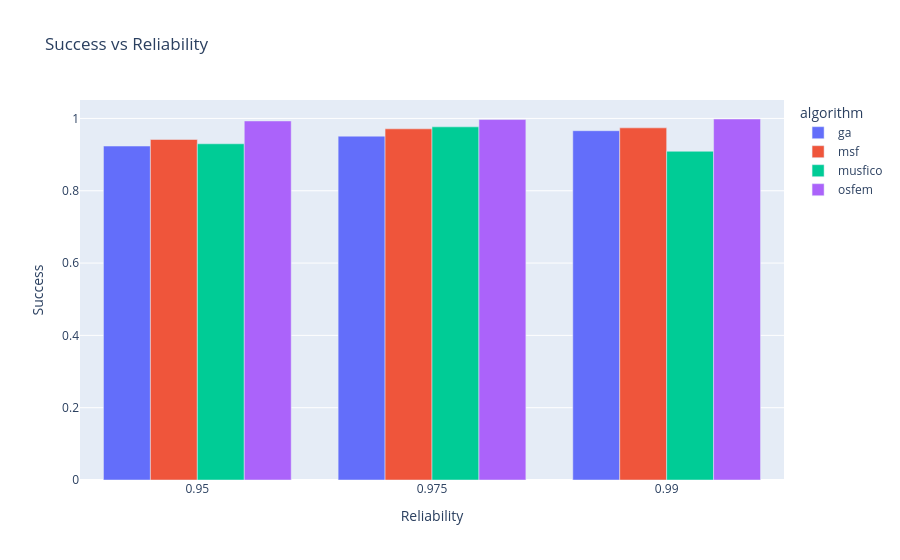
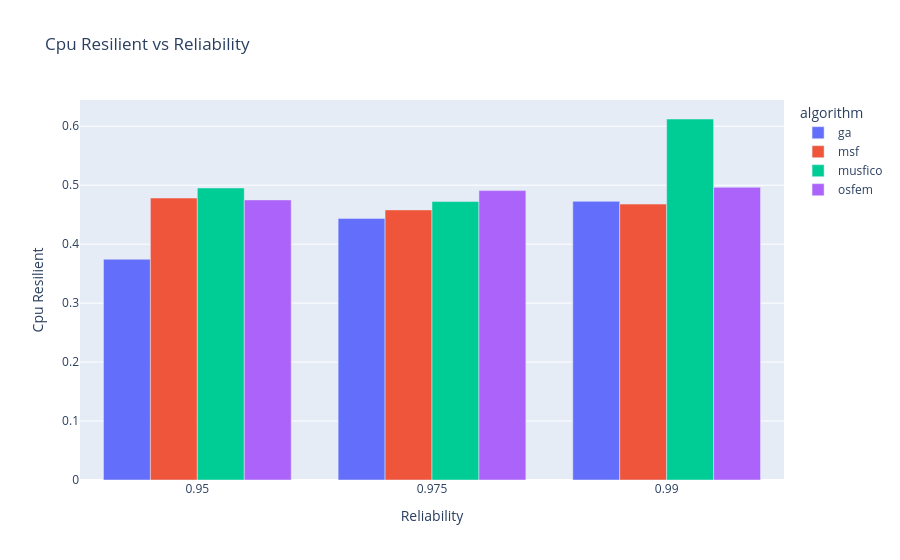
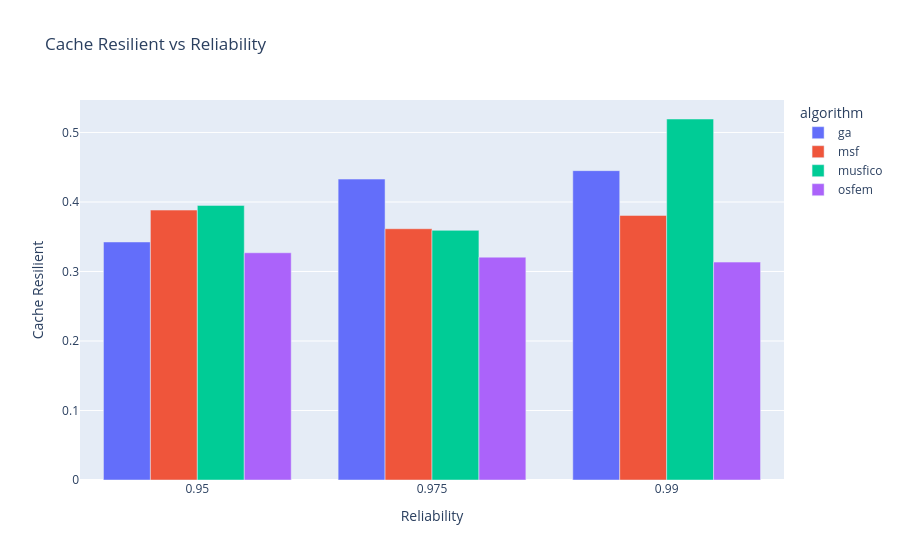
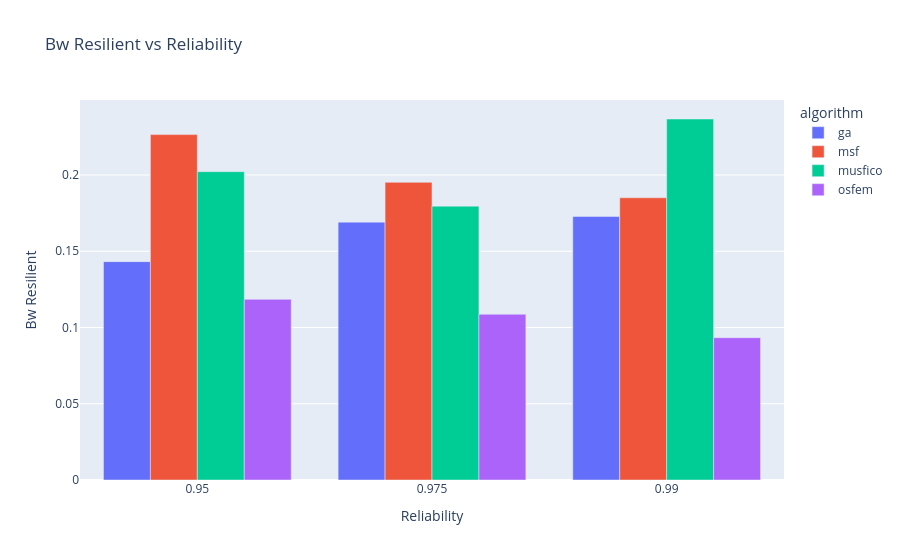

Notebook source saved alongside these figures, in order:
### Code cell
# Exemplo de uso da função
plot_metric_1(grouped_df, 'success', algorithms=['musfico','msf','ga','osfem'])
plot_metric_1(grouped_df, 'cpu_resilient', algorithms=['musfico','msf','ga','osfem'])
plot_metric_1(grouped_df, 'cache_resilient', algorithms=['musfico','msf','ga','osfem'])
plot_metric_1(grouped_df, 'bw_resilient', algorithms=['musfico','msf','ga','osfem'])

### Figure 1 — Plotly figure (JSON) as saved in the notebook; plotly's stock layout.template omitted (floating-point values rounded to 4 significant figures)
{"data": [{"alignmentgroup": "True", "hovertemplate": "algorithm=ga<br>reliability=%{x}<br>success=%{y}<extra></extra>", "legendgroup": "ga", "marker": {"color": "#636efa", "pattern": {"shape": ""}}, "name": "ga", "offsetgroup": "ga", "orientation": "v", "showlegend": true, "textposition": "auto", "type": "bar", "x": ["0.95", "0.975", "0.99"], "xaxis": "x", "y": [0.9237, 0.951, 0.966], "yaxis": "y"}, {"alignmentgroup": "True", "hovertemplate": "algorithm=msf<br>reliability=%{x}<br>success=%{y}<extra></extra>", "legendgroup": "msf", "marker": {"color": "#EF553B", "pattern": {"shape": ""}}, "name": "msf", "offsetgroup": "msf", "orientation": "v", "showlegend": true, "textposition": "auto", "type": "bar", "x": ["0.95", "0.975", "0.99"], "xaxis": "x", "y": [0.9418, 0.9712, 0.9739], "yaxis": "y"}, {"alignmentgroup": "True", "hovertemplate": "algorithm=musfico<br>reliability=%{x}<br>success=%{y}<extra></extra>", "legendgroup": "musfico", "marker": {"color": "#00cc96", "pattern": {"shape": ""}}, "name": "musfico", "offsetgroup": "musfico", "orientation": "v", "showlegend": true, "textposition": "auto", "type": "bar", "x": ["0.95", "0.975", "0.99"], "xaxis": "x", "y": [0.9299, 0.9767, 0.9091], "yaxis": "y"}, {"alignmentgroup": "True", "hovertemplate": "algorithm=osfem<br>reliability=%{x}<br>success=%{y}<extra></extra>", "legendgroup": "osfem", "marker": {"color": "#ab63fa", "pattern": {"shape": ""}}, "name": "osfem", "offsetgroup": "osfem", "orientation": "v", "showlegend": true, "textposition": "auto", "type": "bar", "x": ["0.95", "0.975", "0.99"], "xaxis": "x", "y": [0.993, 0.9969, 0.9984], "yaxis": "y"}], "layout": {"barmode": "group", "legend": {"title": {"text": "algorithm"}, "tracegroupgap": 0}, "title": {"text": "Success vs Reliability"}, "xaxis": {"anchor": "y", "domain": [0, 1], "title": {"text": "Reliability"}}, "yaxis": {"anchor": "x", "domain": [0, 1], "title": {"text": "Success"}}}}

### Figure 2 — Plotly figure (JSON) as saved in the notebook; plotly's stock layout.template omitted (floating-point values rounded to 4 significant figures)
{"data": [{"alignmentgroup": "True", "hovertemplate": "algorithm=ga<br>reliability=%{x}<br>cpu_resilient=%{y}<extra></extra>", "legendgroup": "ga", "marker": {"color": "#636efa", "pattern": {"shape": ""}}, "name": "ga", "offsetgroup": "ga", "orientation": "v", "showlegend": true, "textposition": "auto", "type": "bar", "x": ["0.95", "0.975", "0.99"], "xaxis": "x", "y": [0.3744, 0.4438, 0.4727], "yaxis": "y"}, {"alignmentgroup": "True", "hovertemplate": "algorithm=msf<br>reliability=%{x}<br>cpu_resilient=%{y}<extra></extra>", "legendgroup": "msf", "marker": {"color": "#EF553B", "pattern": {"shape": ""}}, "name": "msf", "offsetgroup": "msf", "orientation": "v", "showlegend": true, "textposition": "auto", "type": "bar", "x": ["0.95", "0.975", "0.99"], "xaxis": "x", "y": [0.4783, 0.4581, 0.468], "yaxis": "y"}, {"alignmentgroup": "True", "hovertemplate": "algorithm=musfico<br>reliability=%{x}<br>cpu_resilient=%{y}<extra></extra>", "legendgroup": "musfico", "marker": {"color": "#00cc96", "pattern": {"shape": ""}}, "name": "musfico", "offsetgroup": "musfico", "orientation": "v", "showlegend": true, "textposition": "auto", "type": "bar", "x": ["0.95", "0.975", "0.99"], "xaxis": "x", "y": [0.4953, 0.4722, 0.6123], "yaxis": "y"}, {"alignmentgroup": "True", "hovertemplate": "algorithm=osfem<br>reliability=%{x}<br>cpu_resilient=%{y}<extra></extra>", "legendgroup": "osfem", "marker": {"color": "#ab63fa", "pattern": {"shape": ""}}, "name": "osfem", "offsetgroup": "osfem", "orientation": "v", "showlegend": true, "textposition": "auto", "type": "bar", "x": ["0.95", "0.975", "0.99"], "xaxis": "x", "y": [0.4751, 0.4909, 0.4965], "yaxis": "y"}], "layout": {"barmode": "group", "legend": {"title": {"text": "algorithm"}, "tracegroupgap": 0}, "title": {"text": "Cpu Resilient vs Reliability"}, "xaxis": {"anchor": "y", "domain": [0, 1], "title": {"text": "Reliability"}}, "yaxis": {"anchor": "x", "domain": [0, 1], "title": {"text": "Cpu Resilient"}}}}

### Figure 3 — Plotly figure (JSON) as saved in the notebook; plotly's stock layout.template omitted (floating-point values rounded to 4 significant figures)
{"data": [{"alignmentgroup": "True", "hovertemplate": "algorithm=ga<br>reliability=%{x}<br>cache_resilient=%{y}<extra></extra>", "legendgroup": "ga", "marker": {"color": "#636efa", "pattern": {"shape": ""}}, "name": "ga", "offsetgroup": "ga", "orientation": "v", "showlegend": true, "textposition": "auto", "type": "bar", "x": ["0.95", "0.975", "0.99"], "xaxis": "x", "y": [0.3424, 0.4329, 0.4451], "yaxis": "y"}, {"alignmentgroup": "True", "hovertemplate": "algorithm=msf<br>reliability=%{x}<br>cache_resilient=%{y}<extra></extra>", "legendgroup": "msf", "marker": {"color": "#EF553B", "pattern": {"shape": ""}}, "name": "msf", "offsetgroup": "msf", "orientation": "v", "showlegend": true, "textposition": "auto", "type": "bar", "x": ["0.95", "0.975", "0.99"], "xaxis": "x", "y": [0.3883, 0.3615, 0.3806], "yaxis": "y"}, {"alignmentgroup": "True", "hovertemplate": "algorithm=musfico<br>reliability=%{x}<br>cache_resilient=%{y}<extra></extra>", "legendgroup": "musfico", "marker": {"color": "#00cc96", "pattern": {"shape": ""}}, "name": "musfico", "offsetgroup": "musfico", "orientation": "v", "showlegend": true, "textposition": "auto", "type": "bar", "x": ["0.95", "0.975", "0.99"], "xaxis": "x", "y": [0.3951, 0.3591, 0.5194], "yaxis": "y"}, {"alignmentgroup": "True", "hovertemplate": "algorithm=osfem<br>reliability=%{x}<br>cache_resilient=%{y}<extra></extra>", "legendgroup": "osfem", "marker": {"color": "#ab63fa", "pattern": {"shape": ""}}, "name": "osfem", "offsetgroup": "osfem", "orientation": "v", "showlegend": true, "textposition": "auto", "type": "bar", "x": ["0.95", "0.975", "0.99"], "xaxis": "x", "y": [0.3269, 0.3206, 0.3135], "yaxis": "y"}], "layout": {"barmode": "group", "legend": {"title": {"text": "algorithm"}, "tracegroupgap": 0}, "title": {"text": "Cache Resilient vs Reliability"}, "xaxis": {"anchor": "y", "domain": [0, 1], "title": {"text": "Reliability"}}, "yaxis": {"anchor": "x", "domain": [0, 1], "title": {"text": "Cache Resilient"}}}}

### Figure 4 — Plotly figure (JSON) as saved in the notebook; plotly's stock layout.template omitted (floating-point values rounded to 4 significant figures)
{"data": [{"alignmentgroup": "True", "hovertemplate": "algorithm=ga<br>reliability=%{x}<br>bw_resilient=%{y}<extra></extra>", "legendgroup": "ga", "marker": {"color": "#636efa", "pattern": {"shape": ""}}, "name": "ga", "offsetgroup": "ga", "orientation": "v", "showlegend": true, "textposition": "auto", "type": "bar", "x": ["0.95", "0.975", "0.99"], "xaxis": "x", "y": [0.1432, 0.1691, 0.1728], "yaxis": "y"}, {"alignmentgroup": "True", "hovertemplate": "algorithm=msf<br>reliability=%{x}<br>bw_resilient=%{y}<extra></extra>", "legendgroup": "msf", "marker": {"color": "#EF553B", "pattern": {"shape": ""}}, "name": "msf", "offsetgroup": "msf", "orientation": "v", "showlegend": true, "textposition": "auto", "type": "bar", "x": ["0.95", "0.975", "0.99"], "xaxis": "x", "y": [0.2265, 0.1952, 0.1851], "yaxis": "y"}, {"alignmentgroup": "True", "hovertemplate": "algorithm=musfico<br>reliability=%{x}<br>bw_resilient=%{y}<extra></extra>", "legendgroup": "musfico", "marker": {"color": "#00cc96", "pattern": {"shape": ""}}, "name": "musfico", "offsetgroup": "musfico", "orientation": "v", "showlegend": true, "textposition": "auto", "type": "bar", "x": ["0.95", "0.975", "0.99"], "xaxis": "x", "y": [0.2022, 0.1796, 0.2367], "yaxis": "y"}, {"alignmentgroup": "True", "hovertemplate": "algorithm=osfem<br>reliability=%{x}<br>bw_resilient=%{y}<extra></extra>", "legendgroup": "osfem", "marker": {"color": "#ab63fa", "pattern": {"shape": ""}}, "name": "osfem", "offsetgroup": "osfem", "orientation": "v", "showlegend": true, "textposition": "auto", "type": "bar", "x": ["0.95", "0.975", "0.99"], "xaxis": "x", "y": [0.1185, 0.1087, 0.09332], "yaxis": "y"}], "layout": {"barmode": "group", "legend": {"title": {"text": "algorithm"}, "tracegroupgap": 0}, "title": {"text": "Bw Resilient vs Reliability"}, "xaxis": {"anchor": "y", "domain": [0, 1], "title": {"text": "Reliability"}}, "yaxis": {"anchor": "x", "domain": [0, 1], "title": {"text": "Bw Resilient"}}}}
